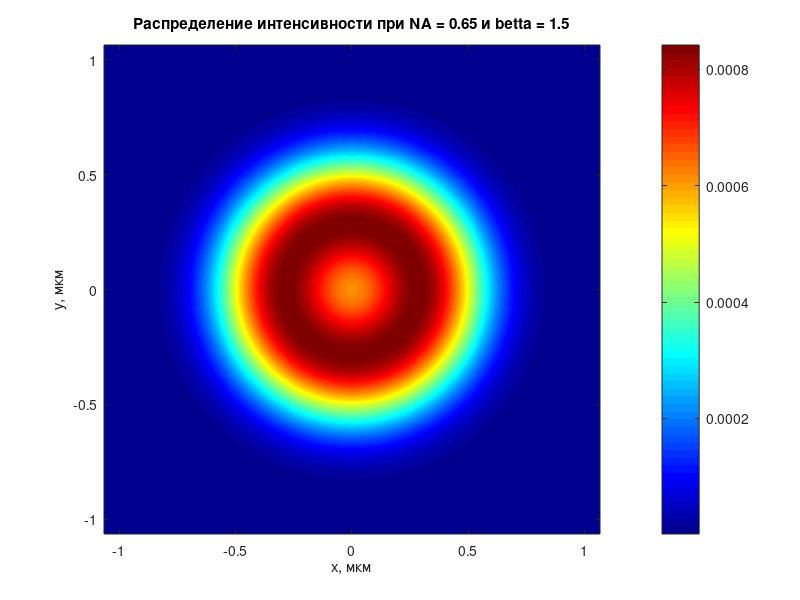

Write the MATLAB code that produced this figure.
#Получить поперечные распределения интенсивности светового поля в фокусе (z=0)
#апланатического объектива при фокусировке радиально- поляризованной моды R-TEM01
#(параметр β считать равным 1) с длиной волны 0,532 мкм в воздухе (n = 1).
#Вычисления произвести для значений числовой апертуры NA равной 0,65, 0,8 и 0,95.
#Повторить вычисления для параметра β равного 0,5, 1,5, 2,0.

lambda = 0.532; % длина волны в мкм
k = 2.0 * pi / lambda; % волновое число
NA = 0.65; % значение числовой апертуры
betta = 1.5;
n = 1; % воздух
A = 1; % просто константа
A1 = 1; % просто константа

alpha = asin(NA / n); % максимальный угол апертуры

% Функция аподизации зрачка для апланатического объектива:
t_func1 = @(theta) cos(theta) .^ 0.5;
% Функция аподизации зрачка для плоской дифракционной линзы:
t_func2 = @(theta) cos(theta) .^ (-1.5);

% Начальное распределение для апланатического объектива:
l_func1 = @(theta) A1 .* sin(theta) .* ...
          (exp(-1 .* (betta ^ 2) .* sin(theta) .^2 / sin(alpha) ^ 2));
% Начальное распределение для плоской дифракционной линзы:
l_func2 = @(theta) A1 .* tan(theta) .* ...
          (exp(-1 .* (betta ^ 2) .* tan(theta) .^2 / tan(alpha) ^ 2));

z = 0; % в фокусе
x = linspace(-1, 1, 100) .* 2.0 .* lambda;
y = x;
[X, Y] = meshgrid(x, y);
[~, r] = cart2pol(X, Y); % диапазон радиусов

integ_func1 = @(theta) t_func1(theta) .* l_func1(theta) .* ...
               sin(2.0 .* theta) .* exp(1i .* k .* z .* cos(theta)) .* ...
               besselj(1, k .* r .* sin(theta));

integ_func2 = @(theta) t_func1(theta) .* l_func1(theta) .* ...
               (sin(theta) .^ 2) .* exp(1i .* k .* z .* cos(theta)) .* ...
                besselj(0, k .* r .* sin(theta));

E_r = integral(integ_func1, 0, alpha, 'ArrayValued', true);
E_r = E_r .* A;
E_z = integral(integ_func2, 0, alpha, 'ArrayValued', true);
E_z = E_z .* A .* 2 .* 1i;

I_r = abs(E_r) .^ 2;
I_z = abs(E_z) .^ 2;
I = I_r + I_z;

xInterp = linspace(-1, 1, 1000) .* 2.0 .* lambda;
yInterp = xInterp;
[X_interp, Y_interp] = meshgrid(xInterp, yInterp);

I_interp = interp2(X, Y, I, X_interp, Y_interp, 'spline');

figure(1);
imagesc(xInterp, yInterp, I_interp);
colormap('jet');
colorbar;
axis xy;
title('Распределение интенсивности при NA = 0.65 и betta = 1.5');
xlabel('x, мкм');
ylabel('y, мкм');



